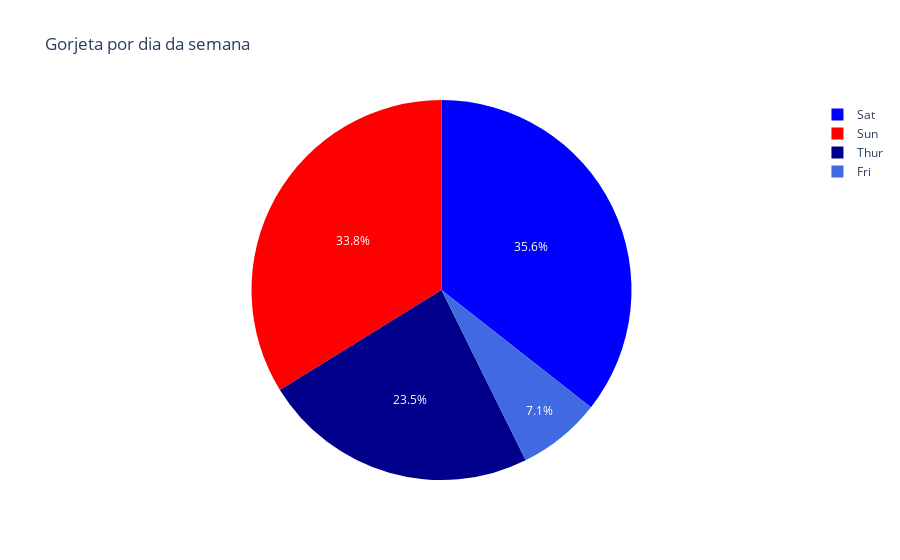

Notebook code cell kept with this figure:
### Code cell
# Criação da Figura 3
# Uma cor para cada dia da semana
fig3 = px.pie(df, values = 'tip', names = 'day',
              title = 'Gorjeta por dia da semana',
              color = 'day',
              color_discrete_map = {
                  'Sat':'blue',
                  'Sun':'red',
                  'Thur':'darkblue',
                  'Fri':'royalblue'}
             )

fig3.show()

### Figure 1 — Plotly figure (JSON) as saved in the notebook; plotly's stock layout.template omitted (floating-point values rounded to 4 significant figures; data arrays with more than 128 entries replaced by an {"elided": "..."} marker saying what was removed)
{"data": [{"customdata": {"elided": "244x1 str values"}, "domain": {"x": [0, 1], "y": [0, 1]}, "hovertemplate": "day=%{customdata[0]}<br>tip=%{value}<extra></extra>", "labels": {"elided": "244 str values"}, "legendgroup": "", "marker": {"colors": {"elided": "244 str values"}}, "name": "", "showlegend": true, "type": "pie", "values": {"elided": "244 float values"}}], "layout": {"autosize": true, "legend": {"tracegroupgap": 0}, "title": {"text": "Gorjeta por dia da semana"}}}
